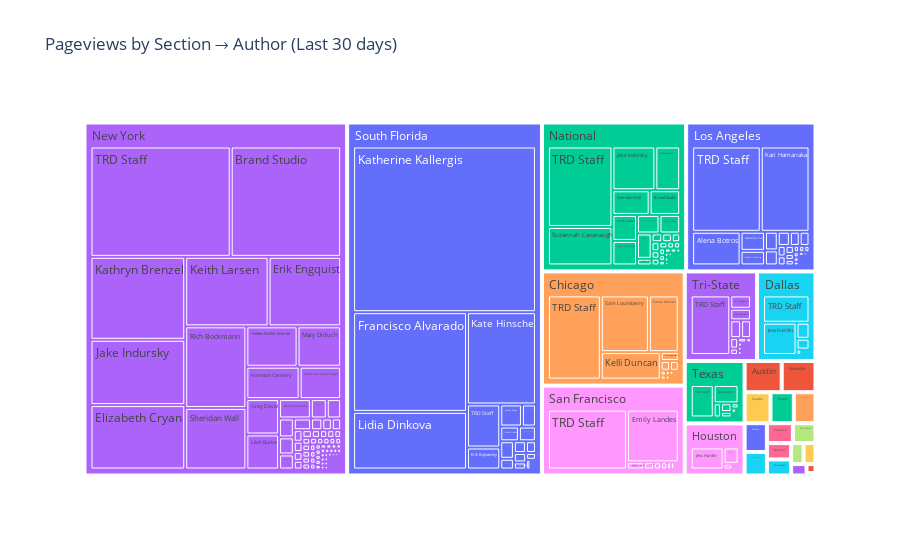

The notebook cell this image was saved under:
### Code cell
import plotly.express as px

fig = px.treemap(
    df_auth_sec,
    path=["section","author"],   # hierarchy
    values="pageviews",          # size by pageviews
    color="section",             # color by section
    hover_data=["pageviews"],    # show pageviews on hover
    title="Pageviews by Section → Author (Last 30 days)"
)
fig.write_html("index.html")
fig.show()

### Figure 1 — Plotly figure (JSON) as saved in the notebook; plotly's stock layout.template omitted (floating-point values rounded to 4 significant figures; data arrays with more than 128 entries replaced by an {"elided": "..."} marker saying what was removed)
{"data": [{"branchvalues": "total", "customdata": {"elided": "551x2 mixed values"}, "domain": {"x": [0, 1], "y": [0, 1]}, "hovertemplate": "labels=%{label}<br>pageviews=%{customdata[0]}<br>parent=%{parent}<br>id=%{id}<br>section=%{customdata[1]}<extra></extra>", "ids": {"elided": "551 str values"}, "labels": {"elided": "551 str values"}, "marker": {"colors": {"elided": "551 str values"}}, "name": "", "parents": {"elided": "551 str values"}, "type": "treemap", "values": {"elided": "551 float values"}}], "layout": {"legend": {"tracegroupgap": 0}, "title": {"text": "Pageviews by Section → Author (Last 30 days)"}}}
